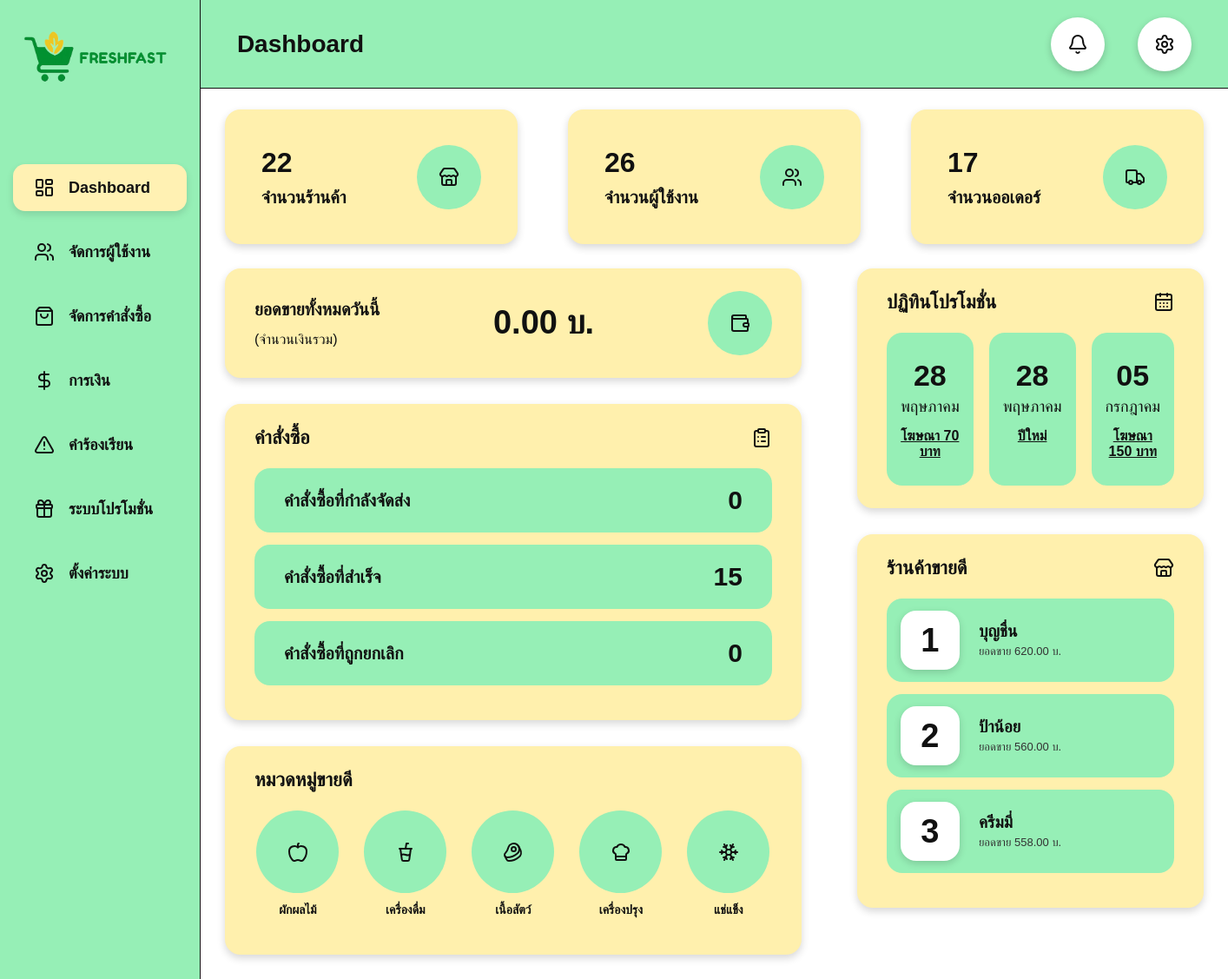
The page /admin_dashboard.php on the database its author committed.
### tables this page shows
CREATE TABLE `promotions` (
  `promotion_id` int(11) NOT NULL,
  `title` varchar(150) NOT NULL,
  `description` text DEFAULT NULL,
  `discount_type` varchar(30) DEFAULT 'percent',
  `discount_value` decimal(10,2) DEFAULT 0.00,
  `start_date` date DEFAULT NULL,
  `end_date` date DEFAULT NULL,
  `status` varchar(30) DEFAULT 'active',
  `created_at` timestamp NOT NULL DEFAULT current_timestamp(),
  `target_scope` varchar(100) DEFAULT NULL,
  `customer_limit` varchar(100) DEFAULT NULL,
  `min_order_amount` decimal(10,2) DEFAULT 0.00,
  `system_commission_limit` int(11) DEFAULT 0,
  `shop_credit_limit` int(11) DEFAULT 0,
  `allow_stack` enum('yes','no') DEFAULT 'no',
  `gp_extra_percent` decimal(10,2) DEFAULT 0.00,
  `campaign_budget` decimal(12,2) DEFAULT 0.00,
  `daily_budget` decimal(12,2) DEFAULT 0.00,
  `display_positions` text DEFAULT NULL
);

### admin_dashboard.php (the view, shortened to what this page needs)
<?php
require_once "db.php";
function e($v){
    return htmlspecialchars((string)$v, ENT_QUOTES, 'UTF-8');
}
function oneValue($conn, $sql, $default = 0){
    $res = $conn->query($sql);
    if ($res && $row = $res->fetch_row()) {
        return $row[0] ?? $default;
    }
    return $default;
}
$shopCount = oneValue($conn, "SELECT COUNT(*) FROM shops");
$userCount = oneValue($conn, "SELECT COUNT(*) FROM users");
$orderCount = oneValue($conn, "SELECT COUNT(*) FROM orders");
$todaySales = oneValue($conn, "
    SELECT COALESCE(SUM(total_amount),0)
    FROM orders
    WHERE DATE(created_at) = CURDATE()
");
$deliveringCount = oneValue($conn, "SELECT COUNT(*) FROM orders WHERE status='delivering'");
$completedCount = oneValue($conn, "SELECT COUNT(*) FROM orders WHERE status='completed'");
$cancelledCount = 0;
$topShops = [];
$sqlTopShops = "
    SELECT
        oi.shop_name,
        SUM(oi.line_total) AS total_sales
    FROM order_items oi
    GROUP BY oi.shop_name
    ORDER BY total_sales DESC
    LIMIT 3
";
$resTop = $conn->query($sqlTopShops);
if ($resTop) {
    while($row = $resTop->fetch_assoc()){
        $topShops[] = $row;
    }
}
$topCategories = [];
$promotions = [];
$sqlPromotion = "
    SELECT
        promotion_id,
        title,
        start_date,
        end_date,
        status
    FROM promotions
    WHERE status = 'active'
    ORDER BY start_date ASC
    LIMIT 3
";
$resPromotion = $conn->query($sqlPromotion);
if ($resPromotion) {
    while($row = $resPromotion->fetch_assoc()){
        $promotions[] = $row;
    }
}
$sqlTopCats = "
    SELECT
        c.category_name,
        SUM(oi.quantity) AS total_qty
    FROM order_items oi
    JOIN products p ON oi.product_id = p.product_id
    JOIN categories c ON p.category_id = c.category_id
    GROUP BY c.category_id, c.category_name
    ORDER BY total_qty DESC
    LIMIT 5
";
$resCat = $conn->query($sqlTopCats);
if ($resCat) {
    while($row = $resCat->fetch_assoc()){
        $topCategories[] = $row;
    }
}
$thaiMonths = [
    1 => "มกราคม",
    2 => "กุมภาพันธ์",
    3 => "มีนาคม",
    4 => "เมษายน",
    5 => "พฤษภาคม",
    6 => "มิถุนายน",
    7 => "กรกฎาคม",
    8 => "สิงหาคม",
    9 => "กันยายน",
    10 => "ตุลาคม",
    11 => "พฤศจิกายน",
    12 => "ธันวาคม"
];
$thaiCat = [
    'Meat' => 'เนื้อสัตว์',
    'Fruits & Vegetables' => 'ผักผลไม้',
    'Seasoning' => 'เครื่องปรุง',
    'Beverages' => 'เครื่องดื่ม',
    'Frozen' => 'แช่แข็ง',
    'Kitchen Supplies' => 'ของใช้ในครัว',
    'Desserts' => 'ของหวาน'
];
?>
<!DOCTYPE html>
<html lang="th">
<head>
</head>
<body>
<div class="layout">
<?php include "includes/admin_sideber.php"; ?>
    <main class="main">
        <header class="topbar">
            <h1>Dashboard</h1>
            <div class="top-icons">
        <a href="admin_complaints.php"
        class="top-icon <?= $pendingComplaint > 0 ? 'has-noti' : '' ?>">
            <i data-lucide="bell"></i>
        </a>
                <div class="top-icon">
                    <i data-lucide="settings"></i>
                </div>
            </div>
        </header>
        <section class="content">
            <div class="grid-top">
                <a href="admin_users.php?role=shops" class="card-link">
                <div class="stat-card">
                    <div>
                        <div class="stat-number"><?= number_format($shopCount) ?></div>
                        <div class="stat-label">จำนวนร้านค้า</div>
                    </div>
                    <div class="stat-icon">
                        <i data-lucide="store"></i>
                    </div>
                </div>
                </a>
                <a href="admin_users.php" class="card-link">
                <div class="stat-card">
                    <div>
                        <div class="stat-number"><?= number_format($userCount) ?></div>
                        <div class="stat-label">จำนวนผู้ใช้งาน</div>
                    </div>
                    <div class="stat-icon">
                        <i data-lucide="users"></i>
                    </div>
                </div>
                </a>
                <a href="admin_orders.php" class="card-link">
                    <div class="stat-card">
                        <div>
                            <div class="stat-number"><?= number_format($orderCount) ?></div>
                            <div class="stat-label">จำนวนออเดอร์</div>
                        </div>
                        <div class="stat-icon">
                            <i data-lucide="truck"></i>
                        </div>
                    </div>
                </a>
                </div>
                <div class="dashboard-grid">
                <div>
                    <a href="admin_finance.php" class="card-link">
                        <div class="panel sales-card">
                            <div>
                                <div class="sales-title">ยอดขายทั้งหมดวันนี้</div>
                                <div class="sales-sub">(จำนวนเงินรวม)</div>
                            </div>
                            <div class="sales-number">
                                <?= number_format((float)$todaySales, 2) ?> บ.
                            </div>
                            <div class="stat-icon">
                                <i data-lucide="wallet"></i>
                            </div>
                        </div>
                    </a>
                    <a href="admin_orders.php" class="card-link">
                    <div class="panel cat-panel">
                        <div class="panel-title">
                            <span>คำสั่งซื้อ</span>
                            <i data-lucide="clipboard-list"></i>
                        </div>
                        <div class="order-row">
                            <span>คำสั่งซื้อที่กำลังจัดส่ง</span>
                            <strong><?= number_format($deliveringCount) ?></strong>
                        </div>
                        <div class="order-row">
                            <span>คำสั่งซื้อที่สำเร็จ</span>
                            <strong><?= number_format($completedCount) ?></strong>
                        </div>
                        <div class="order-row">
                            <span>คำสั่งซื้อที่ถูกยกเลิก</span>
                            <strong><?= number_format($cancelledCount) ?></strong>
                        </div>
                    </div>
                    </a>
                    <div class="panel cat-panel">
                        <div class="panel-title">หมวดหมู่ขายดี</div>
                        <div class="cat-icons">
                            <?php if(!empty($topCategories)): ?>
                                <?php foreach($topCategories as $cat): ?>
                                    <?php
                                    $name = $thaiCat[$cat['category_name']] ?? $cat['category_name'];
                                    $catIcons = [
                                        'Meat' => 'beef',
                                        'Fruits & Vegetables' => 'apple',
                                        'Seasoning' => 'chef-hat',
                                        'Beverages' => 'cup-soda',
                                        'Frozen' => 'snowflake',
                                        'Kitchen Supplies' => 'cooking-pot',
                                        'Desserts' => 'cake'
                                    ];
                                    ?>
                                    <div class="cat-item">
                                        <div class="cat-icon">
                                            <i data-lucide="<?= $catIcons[$cat['category_name']] ?? 'package' ?>"></i>
                                        </div>
                                        <div class="cat-text">
                                            <?= e($name) ?>
                                        </div>
                                    </div>
                                <?php endforeach; ?>
                            <?php else: ?>
                                <div>ยังไม่มีข้อมูล</div>
                            <?php endif; ?>
                        </div>
                    </div>
                </div>
                <div>
                    <a href="admin_promotions.php" class="card-link">
                    <div class="panel">
                        <div class="panel-title">
                            <span>ปฏิทินโปรโมชั่น
                        </span>
                            <i data-lucide="calendar-days"></i>
                        </div>
                        </a>
                <div class="promo-list">
                <?php if(!empty($promotions)): ?>
                    <?php foreach($promotions as $promo): ?>
                        <?php
                        $date = strtotime($promo['start_date']);
                        $day = date("d", $date);
                        $month = $thaiMonths[(int)date("m", $date)];
                        ?>
                        <div class="promo-card">
                            <div class="promo-date">
                                <?= $day ?>
                            </div>
                            <div class="promo-month">
                                <?= $month ?>
                            </div>
                            <div class="promo-name">
                                <?= e($promo['title']) ?>
                            </div>
                        </div>
                    <?php endforeach; ?>
                <?php endif; ?>
                </div>
                    </div>
                    <div class="panel">
                        <div class="panel-title">
                            <span>ร้านค้าขายดี
                            </span>
                            <i data-lucide="store"></i>
                        </div>
                        <?php if(!empty($topShops)): ?>
                            <?php foreach($topShops as $index => $shop): ?>
                                <div class="shop-row">
                                    <div class="rank"><?= $index + 1 ?></div>
                                    <div>
                                        <div class="shop-info"><?= e($shop['shop_name'] ?: 'ไม่ระบุร้าน') ?></div>
                                        <div class="shop-sales">
                                            ยอดขาย <?= number_format((float)$shop['total_sales'], 2) ?> บ.
                                        </div>
                                    </div>
                                </div>
                            <?php endforeach; ?>
                        <?php endif; ?>
                    </div>
                </div>
            </div>
</body>
</html>

### admin_dashboard.php (style rules this page uses)
* { box-sizing:border-box; font-family:sans-serif; }
.top-icons { display:flex; gap:38px; }
.top-icon { width:62px; height:62px; background:#fff; border-radius:50%; display:grid; place-items:center; box-shadow:0 3px 8px rgba(0,0,0,.2); }
body { margin: 0; background:#fff; color:#111; }
.layout { display:flex; min-height:100vh; }
.main { flex:1; background:#fff; }
.topbar { height:102px; background:#96efb6; border-bottom:1px solid #111; display:flex; align-items:center; justify-content:space-between; padding:0 42px; }
.topbar h1 { margin:0; font-size:28px; }
.content { padding:24px 28px 40px; }
.grid-top { display:grid; grid-template-columns:repeat(3, 1fr); gap:58px; margin-bottom:28px; }
.stat-card { background:#fff0ad; border-radius:18px; min-height:155px; padding:34px 42px; display:flex; justify-content:space-between; align-items:center; box-shadow:0 4px 10px rgba(0,0,0,.16); }
.stat-number { font-size:32px; font-weight:700; margin-bottom:10px; }
.stat-label { font-size:20px; font-weight:600; }
.stat-icon { width:74px; height:74px; border-radius:50%; background:#96efb6; display:flex; align-items:center; justify-content:center; font-size:42px; }
.cat-panel { min-height:240px; }
.dashboard-grid { display:grid; grid-template-columns:1.05fr 1fr; gap:64px; }
.panel { background:#fff0ad; border-radius:18px; box-shadow:0 4px 10px rgba(0,0,0,.16); padding:26px 34px; margin-bottom:30px; }
.sales-card { min-height:110px; display:flex; justify-content:space-between; align-items:center; }
.sales-title { font-size:20px; font-weight:700; }
.sales-sub { margin-top:14px; font-size:16px; }
.sales-number { font-size:38px; font-weight:700; }
.panel-title { display:flex; justify-content:space-between; align-items:center; font-size:22px; font-weight:700; margin-bottom:22px; }
.order-row { background:#96efb6; border-radius:18px; padding:20px 34px; margin-bottom:14px; display:flex; justify-content:space-between; align-items:center; font-size:20px; }
.order-row span { font-weight:600; }
.order-row strong { font-size:30px; font-weight:700; }
.cat-icons { display:flex; gap:24px; justify-content:center; flex-wrap:nowrap; overflow-x:auto; padding-bottom:10px; }
.cat-icon { width:95px; height:95px; border-radius:50%; background:#96efb6; display:flex; align-items:center; justify-content:center; position:relative; flex-shrink:0; }
.cat-icons { display:flex; gap:24px; justify-content:space-between; align-items:flex-start; }
.cat-item { display:flex; flex-direction:column; align-items:center; width:100px; }
.cat-icon { width:95px; height:95px; border-radius:50%; background:#96efb6; display:flex; align-items:center; justify-content:center; }
.cat-text { margin-top:10px; font-size:14px; font-weight:600; text-align:center; line-height:1.3; }
.promo-list { display:grid; grid-template-columns:repeat(3,1fr); gap:18px; }
.promo-card { background:#96efb6; border-radius:18px; padding:30px 16px; text-align:center; min-height:160px; }
.promo-date { font-size:34px; font-weight:900; }
.promo-month { font-size:18px; margin:6px 0 14px; }
.promo-name { font-size:16px; font-weight:800; text-decoration:underline; }
.shop-row { background:#96efb6; border-radius:18px; padding:14px 16px; margin-bottom:14px; display:flex; align-items:center; gap:22px; }
.rank { width:68px; height:68px; border-radius:18px; background:#fff; display:flex; align-items:center; justify-content:center; font-size:38px; font-weight:900; box-shadow:0 3px 8px rgba(0,0,0,.16); }
.shop-info { font-size:19px; font-weight:700; }
.shop-sales { font-size:13px; color:#333; margin-top:4px; }
.card-link { text-decoration:none; color:inherit; display:block; }
.top-icon { position:relative; text-decoration:none; color:#111; }

### rows shown on the page
promotions: start_date "28", start_date "พฤษภาคม", title "โฆษณา 70 บาท"
promotions: start_date "28", start_date "พฤษภาคม", title "ปีใหม่"
promotions: start_date "05", start_date "กรกฎาคม", title "โฆษณา 150 บาท"

### other values the page prints
$shopCount "22"
$userCount "26"
$orderCount "17"
$todaySales "0.00"
$deliveringCount "0"
$completedCount "15"
$cancelledCount "0"
$name "ผักผลไม้"
$name "เครื่องดื่ม"
$name "เนื้อสัตว์"
$name "เครื่องปรุง"
$name "แช่แข็ง"
$shop['shop_name'] ?: 'ไม่ระบุร้าน' "บุญชื่น"
$shop['total_sales'] "620.00"
$shop['shop_name'] ?: 'ไม่ระบุร้าน' "ป้าน้อย"
